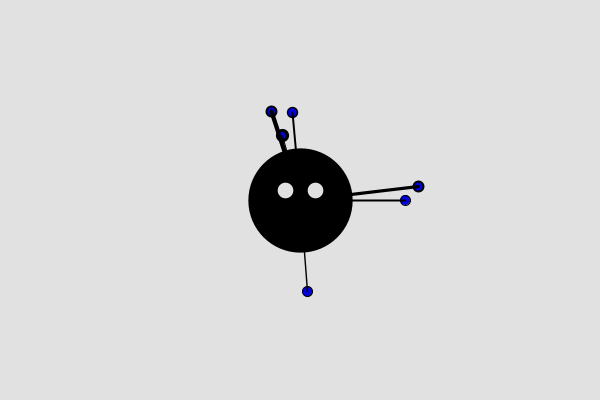
Frame 1 (no input)
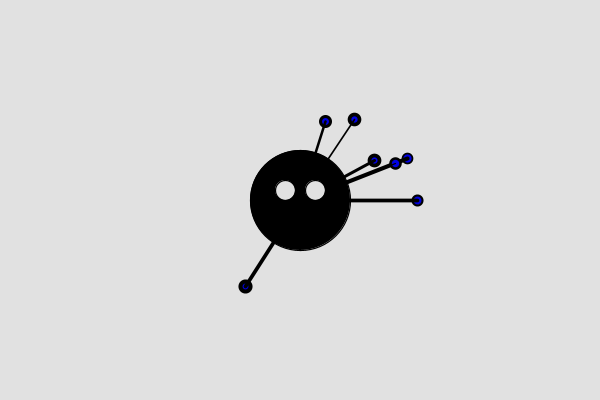
Frame 60 (the mouse pressed at the canvas centre just before this capture)
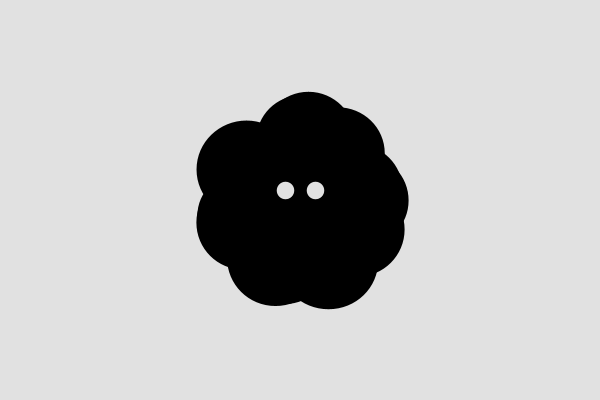
Frame 120 (the mouse held since frame 60 and released just before this capture)

The Processing sketch that drew these frames (run headless with seeded random() and noise(); from frame 60 on, the mouse is pressed at the canvas centre):

// Processing sketch: Monstruo
// ── Monstruo.pde
float x1,y1;
float b,c,r;

float a = 0;
void setup() {
  size(600,400);
  frameRate(12);
  smooth();
}

void draw() {
  background(225);
  while(a < 360) {
    if (mousePressed == true) {

      if(b>60) {
        b = b - random(2,8);
      }
      else {
        b = b + random(2,8);
      }

      x1=width/2+ b* cos(a);

      if(c>60) {
        c = c - random(2,8);
      }
      else {
        c = c + random(2,8);
      }

      y1= height/2+ c* sin(a);
      fill(0,0,0);

      if(r>90) {
        r = r - random(2,8);
      }
      else {
        r = r + random(2,8);
        a = a+360/random(3,15);
      }

      ellipse(x1,y1,r,r);
      a = a+360/124;
      
      fill(225);
      beginShape(TRIANGLES);
      vertex(width/2-10, height/2-5);
      vertex(width/2-10, height/2-10);
      vertex(width/2-10, height/2-7.5);
      endShape();
    }
    else {
      x1=width/2+ random(60,130)* cos(a);
      y1= height/2+ random(60,130)* sin(a);
      fill(0,0,225);
      ellipse(x1,y1,10,10);
      a = a+360/random(3,15);
    }

    strokeWeight(random(1,5));
    line(width/2, height/2,x1,y1);
  }

  fill(0);
  ellipse(width/2, height/2, 100, 100);

  fill(225);
  ellipse(width/2-15, height/2-10,20,20); //ojo izquierdo
  ellipse(width/2+15, height/2-10,20,20); //ojo derecho



  a = 0;
}
